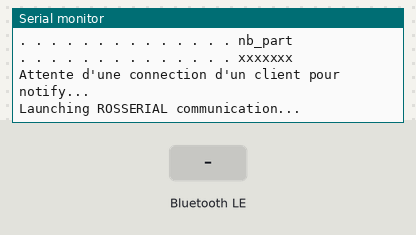
The sketch below on a simulated ESP32. On the bench: the last lines printed to the serial monitor. Inputs (shaded band) come from the test bench. The ROS host is connected and sends only what is stated; nothing arrives over Bluetooth unless stated; a phone connects over Bluetooth LE 3 s after start.

Above: at 1.2 s.
1.3 s: Bluetooth LE write "1" received
At 2.5 s:
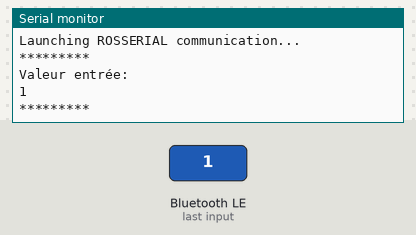
2.8 s: Bluetooth LE write "0" received
At 3.0 s:
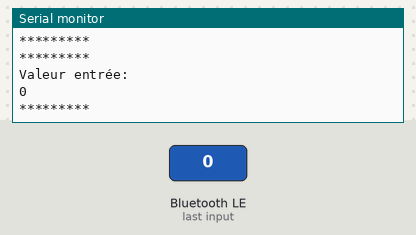

The sketch:

BLE_reception.ino
```cpp
#include <BLEDevice.h>
#include <BLEUtils.h>
#include <BLEServer.h>
#include <BLE2902.h>
#include <ros.h>
#include <std_msgs/String.h>


int Capteur_distance = 2;  // Broche analogique pour lire le capteur IR
ros::NodeHandle  nh;

std_msgs::String str_msg_data_emergency;
std_msgs::String str_msg_data;

ros::Publisher nb_part_pub("nb_part_pub", &str_msg_data);
ros::Publisher emergency_pub("emergency_pub", &str_msg_data_emergency);

String valeur_part;
bool first_init = false;
/* Creation of global variables */
BLEServer *pServer = NULL;
BLECharacteristic *pCharacteristic_1 = NULL;
BLECharacteristic *pCharacteristic_2 = NULL;
BLECharacteristic *pCharacteristic_3 = NULL;
bool deviceConnected = false;
bool oldDeviceConnected = false;


#define SERVICE_UUID        "ad98364f-23d7-44d6-b096-0435adc622ad"
#define CHARACTERISTIC_UUID_1 "44fb90c4-cf6d-4adb-81cf-f3d2d56f7e19"
#define CHARACTERISTIC_UUID_2 "345eb7a1-29b3-4d9b-b792-abb3bb621544"
#define CHARACTERISTIC_UUID_3 "8cfa9c3b-172c-4520-85ce-34bc43f623c3"

/* *Call back pour renvoyer des notifs */
class MyServerCallbacks: public BLEServerCallbacks
{
    void onConnect(BLEServer *pServer)
    {
      deviceConnected = true;
    };

    void onDisconnect(BLEServer *pServer) {

      deviceConnected = false;
    }
};


/* Classe de Callback appelé a en cas de write  */
class MyCallbacks_1: public BLECharacteristicCallbacks
{
  //On recupere le nombre de part
    void onWrite(BLECharacteristic *pCharacteristic)
    {
      std::string value = pCharacteristic->getValue();
      if (value.length() > 0)
      {
        valeur_part = "" ;
        Serial.println("*********");
        Serial.print("Valeur entrée: ");
        for (int i = 0; i < value.length(); i++)
        {
          //Serial.print(value[i]);
          valeur_part = valeur_part + value[i] ;
        }
        Serial.println();
        Serial.println(valeur_part);
        Serial.println("*********");
        /* On publish nore valeur sur un node*/
        str_msg_data.data = valeur_part.c_str();
        nb_part_pub.publish( &str_msg_data );
        nh.spinOnce();
        //delay(1000);
      }
    }
};

class MyCallbacks_2: public BLECharacteristicCallbacks
{
    void onRead(BLECharacteristic *pCharacteristic)
    {
        // On effectue l'arret d'urgence
        if (first_init == true)
        {
          Serial.println(" / * / * / * / * / EMERGENCY INITIALIZED * $ * $ * $ * $ * ");
          str_msg_data_emergency.data = "emergency";
          emergency_pub.publish( &str_msg_data_emergency);
          nh.spinOnce();
          //delay(1000);
        }
    }
};

void setup() {
  Serial.begin(57600);
  Serial.println("----------------------------------------------------------");
  Serial.println("Démarrage du Service de reception Bluetooth LE");
  Serial.println("Nom de Réseau:. . . . . . . PIZZATOR");
  Serial.println("Type de donnée recu:");
  Serial.println(". . . . . . . . . . . . . . nb_part");
  Serial.println(". . . . . . . . . . . . . . xxxxxxx");
  // innit des pin

  //pinMode(2, INPUT);


  // On init le device BLE
  BLEDevice::init("PIZZATOR");

  // Create the BLE Server
  pServer = BLEDevice::createServer();
  pServer->setCallbacks(new MyServerCallbacks());
  BLEService *pService = pServer->createService(SERVICE_UUID);
  //BLEService *pService2 = pServer->createService(SERVICE_UUID);

  // Recuperation du nombre de part
  pCharacteristic_1 = pService->createCharacteristic(
                      CHARACTERISTIC_UUID_1,
                      BLECharacteristic::PROPERTY_READ   |
                      BLECharacteristic::PROPERTY_WRITE  |
                      BLECharacteristic::PROPERTY_NOTIFY |
                      BLECharacteristic::PROPERTY_INDICATE );

  pCharacteristic_1->addDescriptor(new BLE2902());
  pCharacteristic_1->setCallbacks(new MyCallbacks_1());

//Recuepration de la commande RESET
  pCharacteristic_2 = pService->createCharacteristic(
                      CHARACTERISTIC_UUID_2,
                      BLECharacteristic::PROPERTY_READ |
                      BLECharacteristic::PROPERTY_NOTIFY);

  pCharacteristic_2->addDescriptor(new BLE2902());
  pCharacteristic_2->setCallbacks(new MyCallbacks_2());

  /* Gestion du chargement du PIZZATOR */
  pCharacteristic_3 = pService->createCharacteristic(
                      CHARACTERISTIC_UUID_3,
                      BLECharacteristic::PROPERTY_READ   |
                      BLECharacteristic::PROPERTY_WRITE  |
                      BLECharacteristic::PROPERTY_NOTIFY |
                      BLECharacteristic::PROPERTY_INDICATE );

  pCharacteristic_3->addDescriptor(new BLE2902());
  //pCharacteristic_3->setCallbacks(new MyCallbacks_3());

  /* Demmarage du Service */
  pService->start();

  /* Demmarage de l'advertising */

  set_Advertising();
  Serial.println("Attente d'une connection d'un client pour notify...");
  Serial.println("Launching ROSSERIAL communication...");
  nh.initNode();
  nh.advertise(nb_part_pub);
  nh.advertise(emergency_pub);
}

void loop()
{
  /*
    float dist = digitalRead(2);
    float volts = dist  ;//* 0.0048828125;  // valeur du capteur * (5/1024)
    int distance = dist ;//5 * pow (volts, -1);  // élaboré à partir du graphique 5 = distance théorique / (1 / Volts)
    //distance est en cm
    Serial.println(distance);
    */
    if (deviceConnected)
    {
      std::string val = "NB_PART" ;
      std::string val2 = "WANT TO CANCEL PIZZATOR ?" ;
      std::string val3 = "Avancement: " ;
      envoyer_val(pCharacteristic_1, val) ;
      envoyer_val(pCharacteristic_2, val2) ;
      envoyer_val(pCharacteristic_3, val3) ;
      first_init = true;
      /*
      while (distance > 17 )
      {
         Serial.println("pas de pizza");
      }
      */
    }
    // disconnecting
    if (!deviceConnected && oldDeviceConnected)
    {
        Serial.println("* * * * * * ¡End of Connection! * * * * * * ");
        delay(500); // give the bluetooth stack the chance to get things ready
        pServer->startAdvertising(); // restart advertising
        Serial.println("start advertising");
        oldDeviceConnected = deviceConnected;
    }
    // connecting
    if (deviceConnected && !oldDeviceConnected)
    {
        Serial.println("* * * * * * ¡New Connection! * * * * * * ");
        // do stuff here on connecting
        oldDeviceConnected = deviceConnected;
    }


    //Serial.print(" ------ > LA VALEUR DE LA PART EST: ");
    //Serial.print(valeur_part);
    //Serial.println();
}

void envoyer_val(BLECharacteristic *pCharacteristic, std::string valeur_send)
{
    pCharacteristic->setValue(valeur_send);
    pCharacteristic->notify();
    delay(10); // bluetooth stack will go into congestion, if too many packets are sent.

}

void set_Advertising()
{
  /* Début de  l'advertising */
  BLEAdvertising *pAdvertising = BLEDevice::getAdvertising();
  pAdvertising->addServiceUUID(SERVICE_UUID);
  pAdvertising->setScanResponse(false);
  pAdvertising->setMinPreferred(0x0);
  BLEDevice::startAdvertising();
}
```

Measured:
- after the input at 1.3 s, the serial monitor: prints a new line at once (image 1)
- after the input at 2.8 s, the serial monitor: prints a new line at once (image 2)
